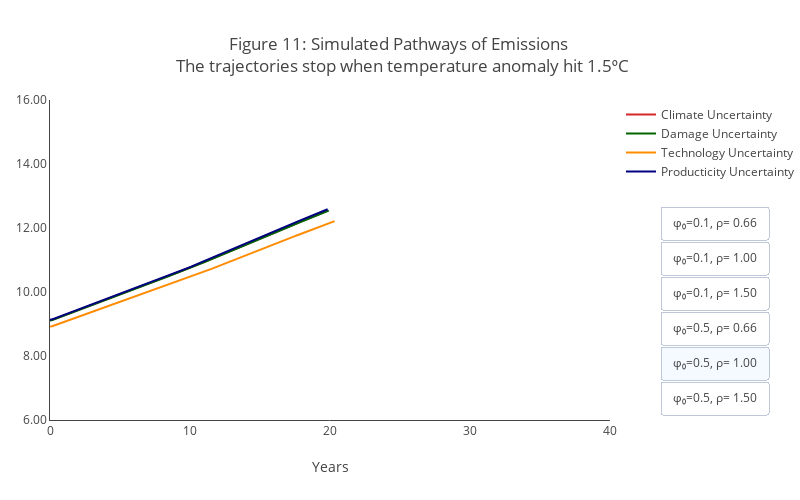

Here is the notebook cell this chart was saved with:
### Code cell
from src.plot import plot_simulatedpath_full2, plot_simulatedpath_uncer_decomp2

graph_title = """Figure 11: Simulated Pathways of Emissions <br> The trajectories stop when temperature anomaly hit 1.5ᵒC """
plot_simulatedpath_uncer_decomp2(graph_type="e", graph_title = graph_title, yaxis_label="", graph_range=[6,16], before15=True)

### Figure 1 — Plotly figure (JSON) as saved in the notebook; plotly's stock layout.template omitted (floating-point values rounded to 4 significant figures; data arrays with more than 128 entries replaced by an {"elided": "..."} marker saying what was removed)
{"data": [{"line": {"color": "#d62728"}, "name": "Climate Uncertainty", "showlegend": false, "type": "scatter", "visible": false, "x": {"elided": "270 float values"}, "y": {"elided": "270 float values"}}, {"line": {"color": "darkgreen"}, "name": "Damage Uncertainty", "showlegend": false, "type": "scatter", "visible": false, "x": {"elided": "270 float values"}, "y": {"elided": "270 float values"}}, {"line": {"color": "darkorange"}, "name": "Technology Uncertainty", "showlegend": false, "type": "scatter", "visible": false, "x": {"elided": "289 float values"}, "y": {"elided": "289 float values"}}, {"line": {"color": "navy"}, "name": "Producticity Uncertainty", "showlegend": false, "type": "scatter", "visible": false, "x": {"elided": "269 float values"}, "y": {"elided": "269 float values"}}, {"line": {"color": "#d62728"}, "name": "Climate Uncertainty", "showlegend": false, "type": "scatter", "visible": false, "x": {"elided": "271 float values"}, "y": {"elided": "271 float values"}}, {"line": {"color": "darkgreen"}, "name": "Damage Uncertainty", "showlegend": false, "type": "scatter", "visible": false, "x": {"elided": "272 float values"}, "y": {"elided": "272 float values"}}, {"line": {"color": "darkorange"}, "name": "Technology Uncertainty", "showlegend": false, "type": "scatter", "visible": false, "x": {"elided": "291 float values"}, "y": {"elided": "291 float values"}}, {"line": {"color": "navy"}, "name": "Producticity Uncertainty", "showlegend": false, "type": "scatter", "visible": false, "x": {"elided": "270 float values"}, "y": {"elided": "270 float values"}}, {"line": {"color": "#d62728"}, "name": "Climate Uncertainty", "showlegend": false, "type": "scatter", "visible": false, "x": {"elided": "274 float values"}, "y": {"elided": "274 float values"}}, {"line": {"color": "darkgreen"}, "name": "Damage Uncertainty", "showlegend": false, "type": "scatter", "visible": false, "x": {"elided": "274 float values"}, "y": {"elided": "274 float values"}}, {"line": {"color": "darkorange"}, "name": "Technology Uncertainty", "showlegend": false, "type": "scatter", "visible": false, "x": {"elided": "290 float values"}, "y": {"elided": "290 float values"}}, {"line": {"color": "navy"}, "name": "Producticity Uncertainty", "showlegend": false, "type": "scatter", "visible": false, "x": {"elided": "272 float values"}, "y": {"elided": "272 float values"}}, {"line": {"color": "#d62728"}, "name": "Climate Uncertainty", "showlegend": false, "type": "scatter", "visible": false, "x": {"elided": "234 float values"}, "y": {"elided": "234 float values"}}, {"line": {"color": "darkgreen"}, "name": "Damage Uncertainty", "showlegend": false, "type": "scatter", "visible": false, "x": {"elided": "234 float values"}, "y": {"elided": "234 float values"}}, {"line": {"color": "darkorange"}, "name": "Technology Uncertainty", "showlegend": false, "type": "scatter", "visible": false, "x": {"elided": "240 float values"}, "y": {"elided": "240 float values"}}, {"line": {"color": "navy"}, "name": "Producticity Uncertainty", "showlegend": false, "type": "scatter", "visible": false, "x": {"elided": "233 float values"}, "y": {"elided": "233 float values"}}, {"line": {"color": "#d62728"}, "name": "Climate Uncertainty", "showlegend": true, "type": "scatter", "visible": true, "x": {"elided": "239 float values"}, "y": {"elided": "239 float values"}}, {"line": {"color": "darkgreen"}, "name": "Damage Uncertainty", "showlegend": true, "type": "scatter", "visible": true, "x": {"elided": "240 float values"}, "y": {"elided": "240 float values"}}, {"line": {"color": "darkorange"}, "name": "Technology Uncertainty", "showlegend": true, "type": "scatter", "visible": true, "x": {"elided": "245 float values"}, "y": {"elided": "245 float values"}}, {"line": {"color": "navy"}, "name": "Producticity Uncertainty", "showlegend": true, "type": "scatter", "visible": true, "x": {"elided": "239 float values"}, "y": {"elided": "239 float values"}}, {"line": {"color": "#d62728"}, "name": "Climate Uncertainty", "showlegend": false, "type": "scatter", "visible": false, "x": {"elided": "245 float values"}, "y": {"elided": "245 float values"}}, {"line": {"color": "darkgreen"}, "name": "Damage Uncertainty", "showlegend": false, "type": "scatter", "visible": false, "x": {"elided": "245 float values"}, "y": {"elided": "245 float values"}}, {"line": {"color": "darkorange"}, "name": "Technology Uncertainty", "showlegend": false, "type": "scatter", "visible": false, "x": {"elided": "250 float values"}, "y": {"elided": "250 float values"}}, {"line": {"color": "navy"}, "name": "Producticity Uncertainty", "showlegend": false, "type": "scatter", "visible": false, "x": {"elided": "244 float values"}, "y": {"elided": "244 float values"}}], "layout": {"barmode": "overlay", "height": 500, "margin": {"l": 50, "r": 0}, "plot_bgcolor": "white", "title": {"text": "Figure 11: Simulated Pathways of Emissions <br> The trajectories stop when temperature anomaly hit 1.5ᵒC "}, "updatemenus": [{"active": 4, "buttons": [{"args": [{"showlegend": [true, true, true, true, false, false, false, false, false, false, false, false, false, false, false, false, false, false, false, false, false, false, false, false, false, false, false, false, false, false, false, false, false, false, false, false, false, false, false, false, false, false, false, false, false, false, false, false], "visible": [true, true, true, true, false, false, false, false, false, false, false, false, false, false, false, false, false, false, false, false, false, false, false, false, false, false, false, false, false, false, false, false, false, false, false, false, false, false, false, false, false, false, false, false, false, false, false, false]}], "label": "φ₀=0.1, ρ= 0.66", "method": "update"}, {"args": [{"showlegend": [false, false, false, false, true, true, true, true, false, false, false, false, false, false, false, false, false, false, false, false, false, false, false, false, false, false, false, false, false, false, false, false, false, false, false, false, false, false, false, false, false, false, false, false, false, false, false, false], "visible": [false, false, false, false, true, true, true, true, false, false, false, false, false, false, false, false, false, false, false, false, false, false, false, false, false, false, false, false, false, false, false, false, false, false, false, false, false, false, false, false, false, false, false, false, false, false, false, false]}], "label": "φ₀=0.1, ρ= 1.00", "method": "update"}, {"args": [{"showlegend": [false, false, false, false, false, false, false, false, true, true, true, true, false, false, false, false, false, false, false, false, false, false, false, false, false, false, false, false, false, false, false, false, false, false, false, false, false, false, false, false, false, false, false, false, false, false, false, false], "visible": [false, false, false, false, false, false, false, false, true, true, true, true, false, false, false, false, false, false, false, false, false, false, false, false, false, false, false, false, false, false, false, false, false, false, false, false, false, false, false, false, false, false, false, false, false, false, false, false]}], "label": "φ₀=0.1, ρ= 1.50", "method": "update"}, {"args": [{"showlegend": [false, false, false, false, false, false, false, false, false, false, false, false, true, true, true, true, false, false, false, false, false, false, false, false, false, false, false, false, false, false, false, false, false, false, false, false, false, false, false, false, false, false, false, false, false, false, false, false], "visible": [false, false, false, false, false, false, false, false, false, false, false, false, true, true, true, true, false, false, false, false, false, false, false, false, false, false, false, false, false, false, false, false, false, false, false, false, false, false, false, false, false, false, false, false, false, false, false, false]}], "label": "φ₀=0.5, ρ= 0.66", "method": "update"}, {"args": [{"showlegend": [false, false, false, false, false, false, false, false, false, false, false, false, false, false, false, false, true, true, true, true, false, false, false, false, false, false, false, false, false, false, false, false, false, false, false, false, false, false, false, false, false, false, false, false, false, false, false, false], "visible": [false, false, false, false, false, false, false, false, false, false, false, false, false, false, false, false, true, true, true, true, false, false, false, false, false, false, false, false, false, false, false, false, false, false, false, false, false, false, false, false, false, false, false, false, false, false, false, false]}], "label": "φ₀=0.5, ρ= 1.00", "method": "update"}, {"args": [{"showlegend": [false, false, false, false, false, false, false, false, false, false, false, false, false, false, false, false, false, false, false, false, true, true, true, true, false, false, false, false, false, false, false, false, false, false, false, false, false, false, false, false, false, false, false, false, false, false, false, false], "visible": [false, false, false, false, false, false, false, false, false, false, false, false, false, false, false, false, false, false, false, false, true, true, true, true, false, false, false, false, false, false, false, false, false, false, false, false, false, false, false, false, false, false, false, false, false, false, false, false]}], "label": "φ₀=0.5, ρ= 1.50", "method": "update"}], "pad": {"b": 10, "r": 10, "t": 10}, "showactive": true, "type": "buttons", "x": 1.3, "y": 0.7}], "width": 800, "xaxis": {"range": [0, 40], "showgrid": false, "showline": true, "title": {"text": "Years"}}, "yaxis": {"range": [6, 16], "showgrid": false, "showline": true, "tickformat": ".2f", "title": {"text": ""}}}}
